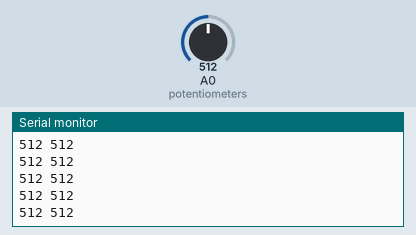
Recording of a sketch running on a simulated Arduino Uno, built with avr-gcc and run on an emulated ATmega328P. On the bench: the last lines printed to the serial monitor. The inputs (shaded band) are chosen by the test bench; at power-on: A0 (potentiometers) = 512.

Above: at 1.2 s.
1.3 s: A0 (potentiometers) set to 716
At 2.2 s:
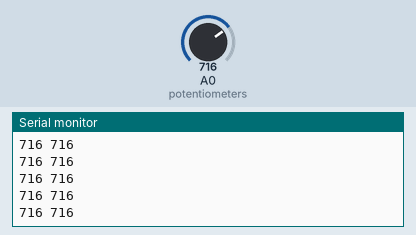
2.8 s: A0 (potentiometers) set to 900
At 3.9 s:
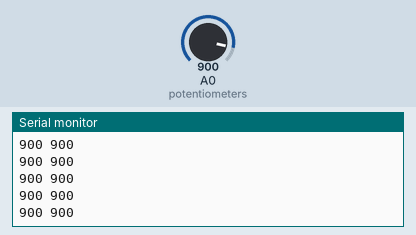
Timing chart, 0 to 5.8 s (numbered marks = the images above; inputs shaded):
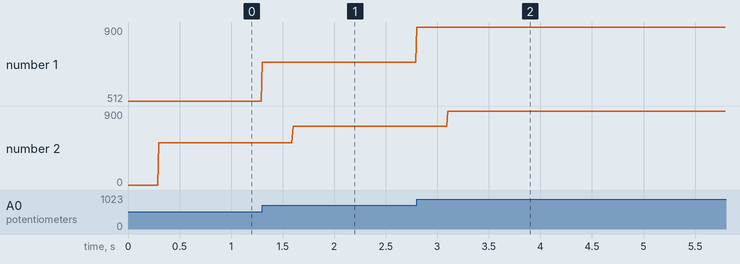

The sketch:

Serialplot_Class.ino
```cpp
//------------------------------------------------------
// File name: Serialplot_Class
// YOUTUBE LINK: https://youtu.be/_PgYV1EbYm8
// Programmed by Gun-Hee Shin on Oct 2021
//------------------------------------------------------

//--------------------Pin 연결----------------------
//   ATmega2560                 Peripheral Board
//      5V                             5V
//      GND                            GND
//      A0                             ANA1
//-------------------------------------------------

//----------------------------------------------abstract------------------------------------------------------
// analog signals are transmitted to micorcontroller(Atmega2560) through potentiometer on the peripheral board
// atmega2560 display the ADC signal in the serial plotter
// implement delay function using class
// real time signal and the 0.3s delay signal are simultaneously plotted in the serial plotter
// sampling time of function loop() is 0.01s
//------------------------------------------------------------------------------------------------------------


int rdata;                   // raw data
float sample_time=0.01;
uint32_t start_time;
uint32_t Microsampletime;


class Dclass                // class that expresses delay block
{
    public:
    int arraysize;          // variable that represent the number of array block based on Td, Ts
    int tempdata[300];      // array used to return the delayed value, the number of blocks shold greater than Td/Ts
                            // in this algorithm, it was leisurely set as (0.3/0.01)*10.
    int ddata;              // variables that store delayed data
    float inputdata;        // raw input data to delay block

    Dclass(float Td, float Ts);
    ~Dclass();
    void delayfunc();
};

Dclass *Dclass1;

void setup()
{
    Serial.begin(115200);
    Dclass1= new Dclass(0.3,0.01);                   //dynamic memory allocation
    Microsampletime = (uint32_t)(sample_time*1e6);
    start_time = micros() + Microsampletime;
}

void loop()
{
    rdata=analogRead(A0);        // save raw data from potentiometers
    Dclass1->inputdata=rdata;    // input of delay class
    Dclass1->delayfunc();        // execute the delayfunc(), which is a member function of the delay class.

    Serial.print(rdata);        // display raw data on serial monitor
    Serial.print(" ");
    Serial.println(Dclass1->ddata);  // display delayed data on serial monitor
    while( !((start_time-micros()) & 0x80000000));
    start_time += Microsampletime;
}

Dclass::Dclass(float Td, float Ts)
{
    arraysize = (int)(Td/Ts);
    for(int i=0; i<arraysize;i++)
    {
        tempdata[i]=0;            // refresh the block in the array to zero.
    }

}

void Dclass::delayfunc()
{
    for(int i=arraysize;i>0;i--)
    {
    tempdata[i]=tempdata[i-1];  // the value after Td exists in the (int)Td/Ts-1 array column
                                // move all the values of the array one by one to the right
    }
    tempdata[0]=inputdata;
    ddata=tempdata[arraysize];  // save a new raw data to the first column and a save ddatato (int)Td/Ts column
}

Dclass :: ~Dclass()
{

}
```

Measured:
- after the input at 1.3 s, the serial monitor: prints a new line at once (image 1)
- after the input at 2.8 s, the serial monitor: prints a new line at once (image 2)
- plotted number 1: 512 → 716 after the input at 1.3 s, 716 → 900 after the input at 2.8 s
- plotted number 2: 512 → 716 after the input at 1.3 s, 716 → 900 after the input at 2.8 s
